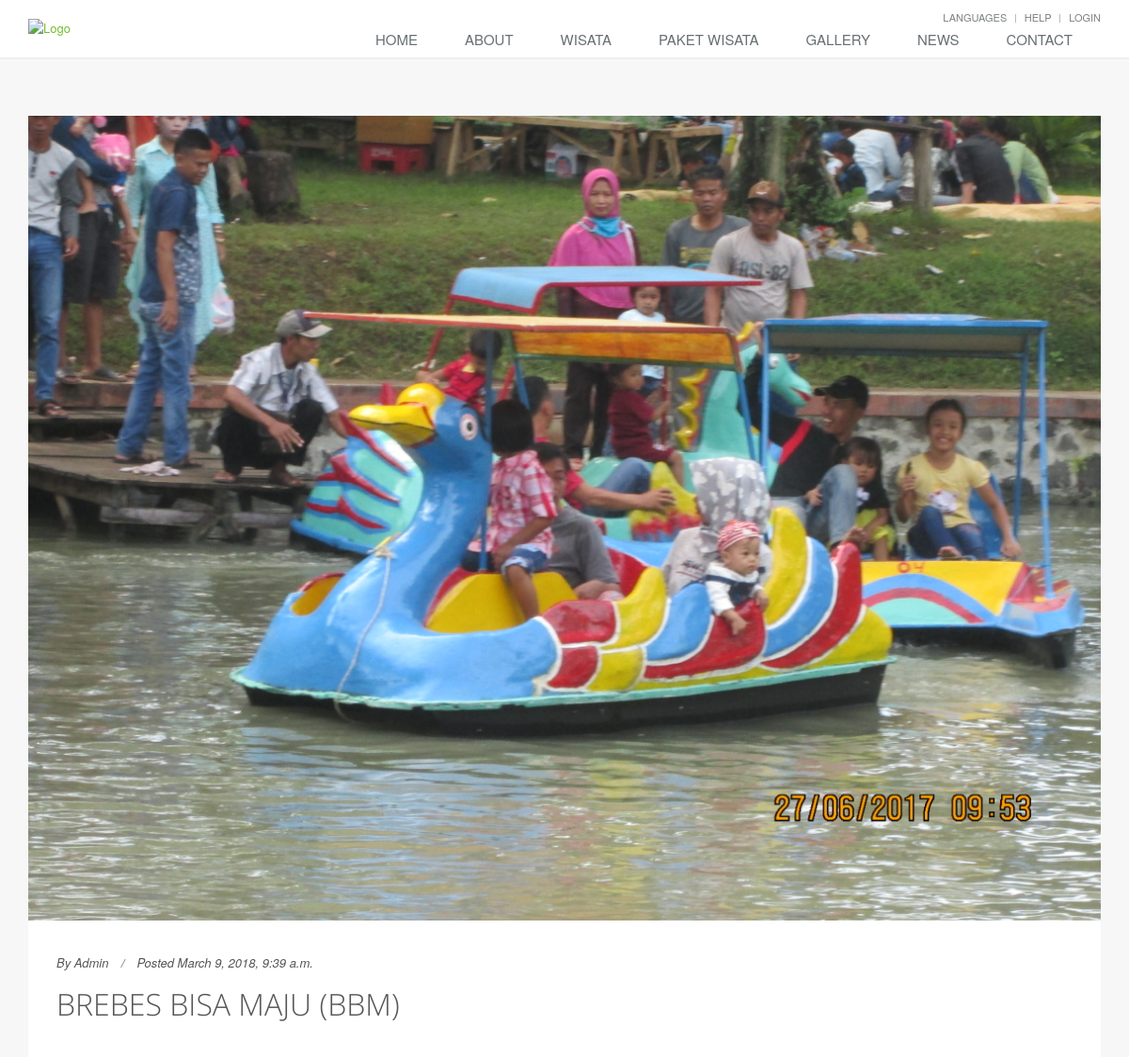
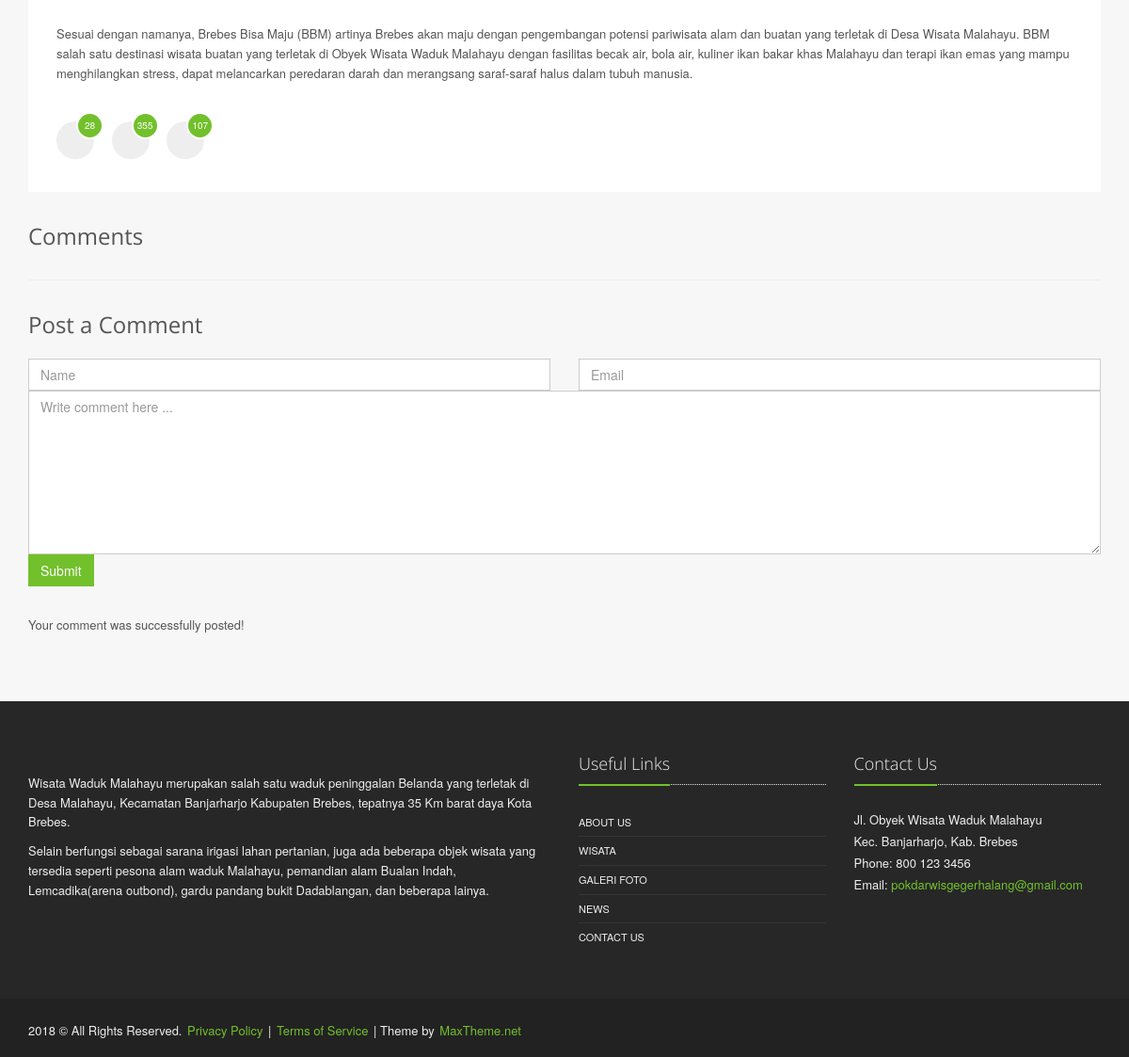
/wisata/brebes-bisa-maju-bbm/, run on the app's committed database (2 pictures, top to bottom).
### wisata/models.py (models this page shows, shortened)
class Wisata(models.Model):
	name = models.CharField(max_length=100)
	slug = models.SlugField(max_length=130, unique=True)
	image = models.ImageField(upload_to='wisata/%Y/%m', blank=True)
	content = RedactorField(verbose_name=u'Text')
	created = models.DateTimeField(auto_now_add=True)
	updated = models.DateTimeField(auto_now=True)
	class Meta:
		ordering = ('-created', '-updated')

### wisata/views.py (the view)
# urls.py: url(r'^(?P<slug>[-\w]+)/$', detailwisata, name='wisata-detail'),
def detailwisata(request, slug):
	instance = get_object_or_404(Wisata, slug=slug)
	return render(request, 'detail_wisata.html', {'instance':instance})

### templates/detail_wisata.html
{% extends 'base.html' %}
{% load staticfiles %}
{% block content %}
<div class="bg-color-light">
	<div class="container content-sm">
		<div class="news-v3 bg-color-white margin-bottom-30">
			<img class="img-responsive full-width" src="{% if instance.image %}{{ instance.image.url }}{% else %}{% static 'img/img1.jpg' %}{% endif %}" alt="">
			<div class="news-v3-in">
				<ul class="list-inline posted-info">
					<li>By Admin</li>
					<li>Posted {{ instance.created }}</li>
				</ul>
				<h2>{{ instance.name }}</h2>
				<br>
				<p>{{ instance.content|safe }}</p>
				<ul class="post-shares post-shares-lg">
					<li>
						<a href="#">
							<i class="rounded-x icon-speech"></i>
							<span>28</span>
						</a>
					</li>
					<li>
						<a href="#">
							<i class="rounded-x icon-share"></i>
							<span>355</span>
						</a>
					</li>
					<li>
						<a href="#">
							<i class="rounded-x icon-heart"></i>
							<span>107</span>
						</a>
					</li>
				</ul>
			</div>
		</div>
		<h2 class="margin-bottom-20">Comments</h2>
				<hr>
				<h2 class="margin-bottom-20">Post a Comment</h2>
				<form action="assets/php/sky-forms-pro/demo-comment-process.php" method="post" id="sky-form3" class="sky-form comment-style">
					<fieldset>
						<div class="row sky-space-30">
							<div class="col-md-6">
								<div>
									<input type="text" name="name" id="name" placeholder="Name" class="form-control">
								</div>
							</div>
							<div class="col-md-6">
								<div>
									<input type="text" name="email" id="email" placeholder="Email" class="form-control">
								</div>
							</div>
						</div>
						<div class="sky-space-30">
							<div>
								<textarea rows="8" name="message" id="message" placeholder="Write comment here ..." class="form-control"></textarea>
							</div>
						</div>
						<p><button type="submit" class="btn-u">Submit</button></p>
					</fieldset>
					<div class="message">
						<i class="rounded-x fa fa-check"></i>
						<p>Your comment was successfully posted!</p>
					</div>
				</form>
	</div>
</div>
{% include 'snippet/footer.html' %}
{% endblock %}

### static/css/style.css (style rules this page uses)
* { border-radius: 0; }
body { color: #333; font-size: 13px; line-height: 1.6; }
a { color: #72c02c; text-decoration: none; }
a, a:focus, a:hover, a:active, button, button:hover { outline: 0 !important; }

### static/css/app.css (style rules this page uses)
hr { margin: 30px 0; }
h2 { font-size: 24px; line-height: 33px; }
h1, h2, h3, h4, h5, h6 { color: #555; margin-top: 5px; text-shadow: none; font-weight: normal; font-family: "Open Sans", Arial, sans-serif; }
.form-control { box-shadow: none; border-radius: 0; }
.btn-u { border: 0; color: #fff; font-size: 14px; cursor: pointer; font-weight: 400; padding: 6px 13px; position: relative; background: #72c02c; white-space: nowrap; display: inline-block; text-decoration: none; }
.content-sm { padding-top: 60px; padding-bottom: 60px; }
.margin-bottom-5, .margin-bottom-10, .margin-bottom-15, .margin-bottom-20, .margin-bottom-25, .margin-bottom-30, .margin-bottom-35, .margin-bottom-40, .margin-bottom-45, .margin-bottom-50, .margin-bottom-55, .margin-bottom-60, .margin-bottom-100 { clear:both; }
.margin-bottom-20 { margin-bottom:20px; }
.margin-bottom-30 { margin-bottom:30px; }
.bg-color-dark, .bg-color-darker, .bg-color-sea, .bg-color-red, .bg-color-aqua, .bg-color-blue, .bg-color-grey, .bg-color-light, .bg-color-green, .bg-color-brown, .bg-color-orange, .bg-color-green1, .bg-color-purple, .bg-color-dark-blue, .bg-color-light-grey, .bg-color-light-green, .bg-color-primary { color: #fff; }
.bg-color-white { color: #555; }
.bg-color-white { background-color: #fff !important; }
.bg-color-light { background-color: #f7f7f7 !important; }
.rounded-x { border-radius: 50% !important; }
.full-width { width: 100%; }

### data on the page
Wisata: image (picture), created "March 9, 2018, 9:39 a.m.", name "BREBES BISA MAJU (BBM)", content "Sesuai dengan namanya, Brebes Bisa Maju (BBM) artinya Brebes akan maju dengan pengembangan potensi pariwisata alam dan buatan yang terletak di Desa Wisata Malahayu. BBM salah satu destinasi wisata buatan yang terletak di Obyek Wisata Waduk Malahayu dengan fasilitas becak air, bola air, kuliner ikan bakar khas Malahayu dan terapi ikan emas yang mampu menghilangkan stress, dapat melancarkan peredaran darah dan merangsang saraf-saraf halus dalam tubuh manusia."
